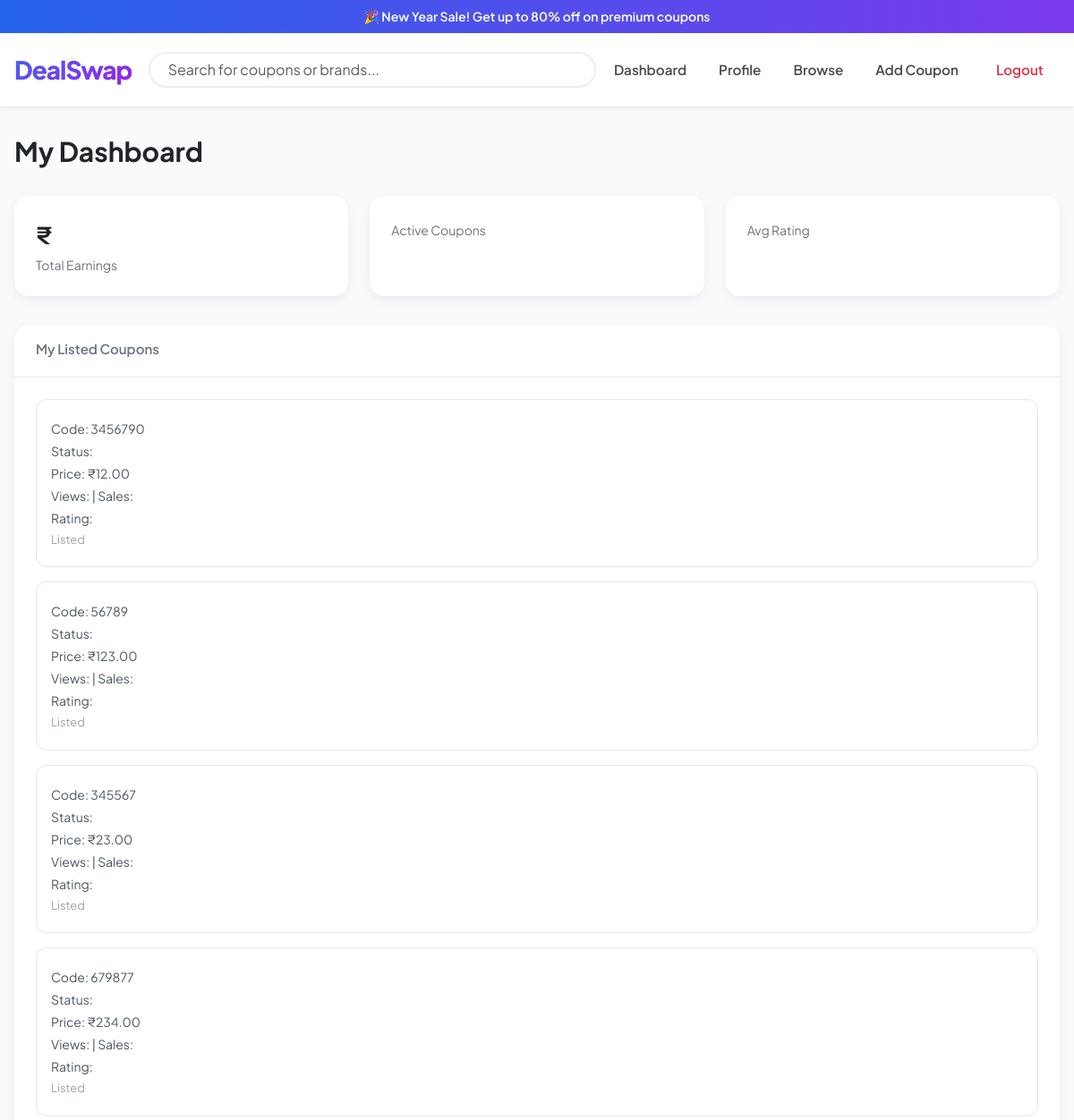
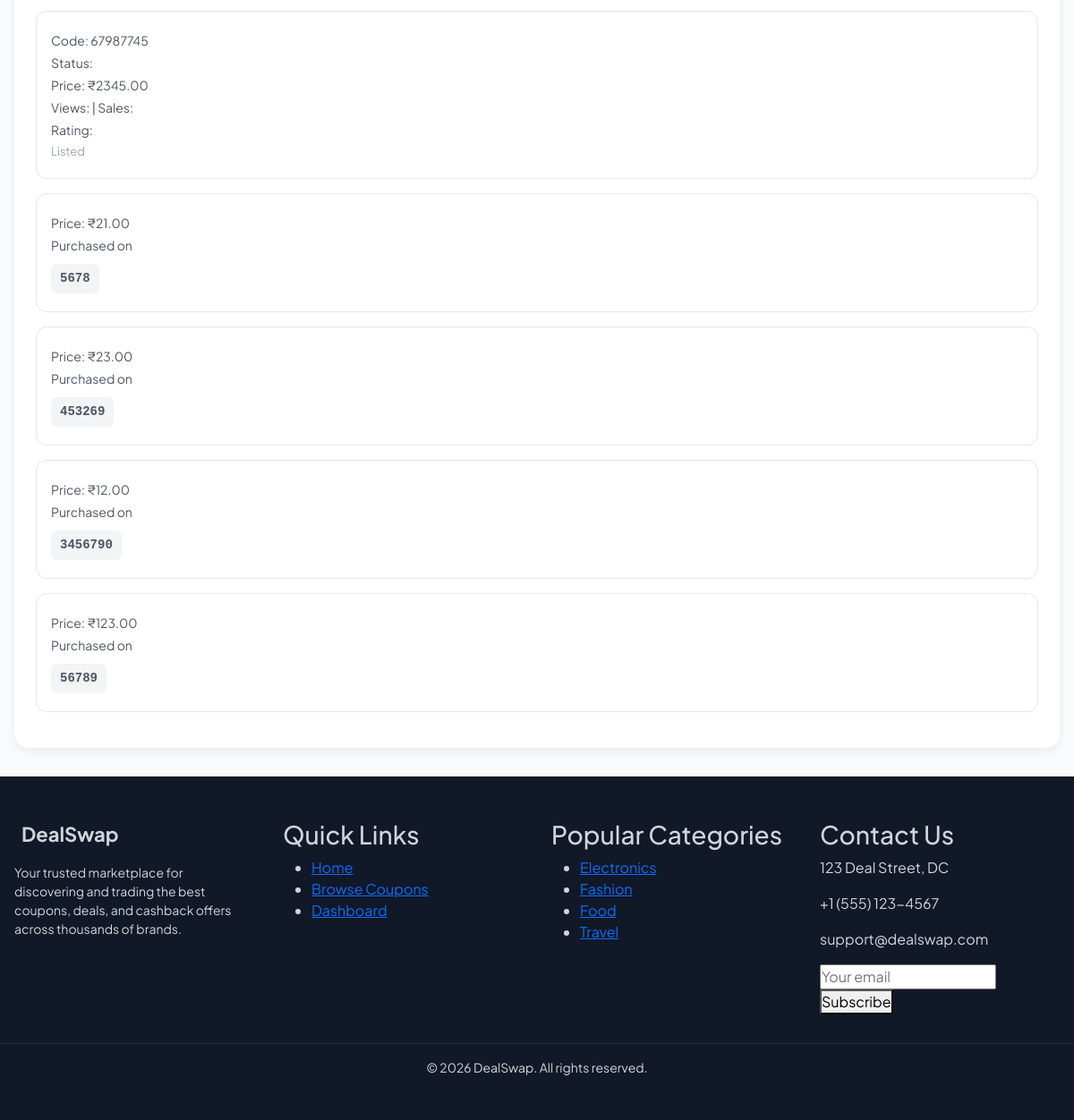
Screenshot of /dashboard/ (signed in) with the database file from the repository (2 pictures, top to bottom).
### coupons/models.py (models this page shows, shortened)
class Coupon(models.Model):
    seller = models.ForeignKey(
        User,
        on_delete=models.CASCADE,
        related_name="coupons"
    )
    title = models.CharField(max_length=100)
    description = models.TextField()
    brand = models.CharField(max_length=100)
    CATEGORY_CHOICES = [
        ("Electronics", "Electronics"),
        ("Fashion", "Fashion"),
        ("Food", "Food"),
        ("Travel", "Travel"),
        ("Gaming", "Gaming"),
        ("Entertainment", "Entertainment"),
    ]
    category = models.CharField(max_length=50, choices=CATEGORY_CHOICES)
    original_price = models.DecimalField(
        max_digits=10, decimal_places=2, default=0
    )
    selling_price = models.DecimalField(
        max_digits=10, decimal_places=2,default=0
    )
    discount_percent = models.IntegerField(default=0)
    code = models.CharField(max_length=50, unique=True)
    valid_until = models.DateField()
    terms = models.TextField(blank=True, default="")
    is_sold = models.BooleanField(default=False)
    created_at = models.DateTimeField(auto_now_add=True)

### coupons/views.py (the view)
# urls.py: path('dashboard/',views.dashboard,name="dashboard"),
def dashboard(request):
    selling_coupons = Coupon.objects.filter(seller=request.user)
    my_coupons = [{
        "id": c.id,
        "code": c.code,
        "category": c.category,
        "price": c.selling_price,
        "is_sold": c.is_sold
    } for c in selling_coupons]
    purchases = Purchase.objects.filter(user=request.user).select_related("coupon")
    bought_coupons = [{
        "id": p.coupon.id,
        "code": p.coupon.code,
        "category": p.coupon.category,
        "price": p.coupon.selling_price,
        "is_sold": p.coupon.is_sold
    } for p in purchases]
    return render(request, 'core/dashboardo.html', {
        "mycoupons": my_coupons,          # selling
        "bought_coupons": bought_coupons # buying
    })

### coupons/templates/core/dashboardo.html (shortened to what this page needs)
{% extends "core/base.html" %}
{% load static %}
{% block extra_css %}
<link rel="stylesheet" href="{% static 'core/dashboard.css' %}">
{% endblock %}
{% block content %}
<div class="dashboard-page">
  <div class="ds-container">
    <div class="dashboard-header">
      <h1>
        My Dashboard
      </h1>
    </div>
    <div class="dashboard-stats">
      <div class="stat-box">
        <div class="stat-value">₹{{ total_earnings }}</div>
        <div class="stat-label">Total Earnings</div>
      </div>
      <div class="stat-box">
        <div class="stat-label">Active Coupons</div>
      </div>
      <div class="stat-box">
        <div class="stat-label">Avg Rating</div>
      </div>
    </div>
    <div class="dashboard-tabs">
      <div class="dashboard-tab-links">
        <a href="?tab=listed" class="{% if tab == 'listed' %}active{% endif %}">
          My Listed Coupons
        </a>
      </div>
      <div class="dashboard-content">
          {% for coupon in mycoupons %}
            <div class="dashboard-card">
              <p>Code: {{ coupon.code }}</p>
              <p>Status: {{ coupon.status }}</p>
              <p>Price: ₹{{ coupon.price }}</p>
              <p>Views: {{ coupon.views }} | Sales: {{ coupon.sales }}</p>
              <p>Rating: {{ coupon.rating }}</p>
              <p class="muted">Listed {{ coupon.listed_date }}</p>
            </div>
          {% empty %}
            <p class="dashboard-empty">No coupons listed yet.</p>
          {% endfor %}
          {% for purchase in bought_coupons %}
            <div class="dashboard-card">
              <p>Price: ₹{{ purchase.price }}</p>
              <p>Purchased on {{ purchase.purchase_date }}</p>
              <p class="code">{{ purchase.code }}</p>
            </div>
          {% empty %}
            <p class="dashboard-empty">No purchases found.</p>
          {% endfor %}
      </div>
    </div>
  </div>
</div>
{% endblock %}

### coupons/templates/core/base.html (shortened to what this page needs)
{% load static %}
<!DOCTYPE html>
<html lang="en">
<head>
    <link rel="stylesheet" href="{% static 'core/css/style.css' %}">
    <link rel="stylesheet" href="{% static 'core/style1.css' %}">
    <link rel="stylesheet" href="{% static 'core/dashboard.css' %}">
    {% block extra_css %}{% endblock %}
</head>
<body>
    {% include "core/Navbar.html" %}
    <main>
        {% block content %}{% endblock %}
    </main>
    {% include "core/footer.html" %}
</body>
</html>

### coupons/templates/core/Navbar.html (shortened to what this page needs)
{% load static %}
<!DOCTYPE html>
<html lang="en">
<head>
    <link href="https://cdn.jsdelivr.net/npm/bootstrap@5.3.0/dist/css/bootstrap.min.css" rel="stylesheet">
</head>
<body>
<header class="site-header shadow-sm">
    <div class="top-banner">
        🎉 New Year Sale! Get up to 80% off on premium coupons
    </div>
    <nav class="navbar navbar-expand-lg navbar-light">
        <div class="container">
            <a class="navbar-brand fs-3" href="{% url 'home' %}">DealSwap</a>
            <div class="collapse navbar-collapse" id="navbarContent">
                <div class="mx-auto search-container">
                    <form method="GET" action="{% url 'all_coupons_page' %}" class="d-flex">
                        <input type="text" name="search" class="form-control search-input" placeholder="Search for coupons or brands...">
                    </form>
                </div>
                <div class="navbar-nav align-items-center">
                    {% if request.user.is_authenticated %}
                        <a href="{% url 'dashboard' %}" class="nav-link nav-link-custom">Dashboard</a>
                        <a href="{% url 'profile' %}" class="nav-link nav-link-custom">Profile</a>
                        <a href="{% url 'all_coupons_page' %}" class="nav-link nav-link-custom">Browse</a>
                        <a href="{% url 'add_coupon' %}" class="nav-link nav-link-custom">Add Coupon</a>
                        <a href="{% url 'logout' %}" class="nav-link nav-link-custom logout-link ms-lg-3">Logout</a>
                    {% else %}
                        <a href="{% url 'login' %}" class="nav-link nav-link-custom">Login</a>
                        <a href="{% url 'signup' %}" class="btn btn-gradient-nav ms-lg-2">Sign Up</a>
                    {% endif %}
                </div>
            </div>
        </div>
    </nav>
</header>
</body>
</html>

### coupons/templates/core/Footer.html (shortened to what this page needs)
{% load static %}
<!DOCTYPE html>
<html lang="en">
<head>
  <link rel="stylesheet" href="{% static 'core/style1.css' %}">
  <link rel="stylesheet" href="{% static 'core/css/style.css' %}">
</head>
<body>
  <footer class="site-footer">
    <div class="container footer-grid">
      <div>
        <div class="footer-logo">
          <span>DealSwap</span>
        </div>
        <p class="footer-text">
          Your trusted marketplace for discovering and trading the best coupons,
          deals, and cashback offers across thousands of brands.
        </p>
        <div class="social-icons">
        </div>
      </div>
      <div>
        <h3>Quick Links</h3>
        <ul>
          <li><a href="{% url 'home' %}">Home</a></li>
          <li><a href="{% url 'list_coupon' %}">Browse Coupons</a></li>
          {% if request.user.is_authenticated %}
            <li><a href="{% url 'dashboard' %}">Dashboard</a></li>
          {% endif %}
        </ul>
      </div>
      <div>
        <h3>Popular Categories</h3>
        <ul>
          <li><a href="{% url 'list_coupon' %}?category=electronics">Electronics</a></li>
          <li><a href="{% url 'list_coupon' %}?category=fashion">Fashion</a></li>
          <li><a href="{% url 'list_coupon' %}?category=food-dining">Food</a></li>
          <li><a href="{% url 'list_coupon' %}?category=travel">Travel</a></li>
        </ul>
      </div>
      <div>
        <h3>Contact Us</h3>
        <p> 123 Deal Street, DC</p>
        <p> +1 (555) 123-4567</p>
        <p> support@dealswap.com</p>
        <form class="newsletter">
          <input type="email" placeholder="Your email" required>
          <button>Subscribe</button>
        </form>
      </div>
    </div>
    <div class="footer-bottom">
      © 2026 DealSwap. All rights reserved.
    </div>
  </footer>
</body>
</html>

### coupons/static/core/css/style.css (style rules this page uses)
body { font-family: 'Plus Jakarta Sans', sans-serif; background: #fdfdfd; background: linear-gradient(135deg, #4361ee 0%, #9b22ea 50%, #d91baf 100%); }

### coupons/static/core/style1.css (style rules this page uses)
* { box-sizing: border-box; margin: 0; padding: 0; }
body { font-family: Arial, sans-serif; background: linear-gradient(135deg, #4361ee 0%, #9b22ea 50%, #d91baf 100%); }
.container { max-width: 1200px; margin: auto; padding: 0 16px; }
.site-header { background: #fff; position: sticky; top: 0; z-index: 50; box-shadow: 0 1px 4px rgba(0,0,0,0.08); }
.top-banner { background: linear-gradient(to right, #2563eb, #7c3aed); color: #fff; text-align: center; padding: 8px; font-size: 14px; }
.nav-link { text-decoration: none; color: #444; }
.site-footer { background: #111827; color: #d1d5db; padding: 48px 0; }
.footer-grid { display: grid; grid-template-columns: repeat(auto-fit, minmax(220px, 1fr)); gap: 32px; }
.footer-logo { display: flex; align-items: center; gap: 8px; font-size: 22px; font-weight: bold; }
.footer-text { font-size: 14px; margin: 16px 0; }
.footer-bottom { border-top: 1px solid #1f2937; margin-top: 32px; padding-top: 16px; text-align: center; font-size: 14px; }
body { background: linear-gradient(135deg, #4361ee 0%, #9b22ea 50%, #d91baf 100%); min-height: 100vh; background-attachment: fixed; }
.navbar { backdrop-filter: blur(10px); background-color: rgba(255, 255, 255, 0.9) !important; }

### coupons/static/core/dashboard.css (style rules this page uses)
body { background: linear-gradient(135deg, #4361ee 0%, #9b22ea 50%, #d91baf 100%); }
.dashboard-page { background: #f9fafb; min-height: 100vh; padding: 32px 16px; }
.ds-container { max-width: 1200px; margin: auto; }
.dashboard-header { margin-bottom: 32px; }
.dashboard-header h1 { font-size: 30px; font-weight: 700; margin-bottom: 6px; }
.dashboard-stats { display: grid; grid-template-columns: repeat(auto-fit, minmax(220px, 1fr)); gap: 24px; margin-bottom: 32px; }
.stat-box { background: #ffffff; padding: 24px; border-radius: 16px; box-shadow: 0 4px 12px rgba(0,0,0,0.06); }
.stat-value { font-size: 26px; font-weight: 700; margin-bottom: 4px; }
.stat-label { font-size: 14px; color: #6b7280; }
.dashboard-tabs { background: #ffffff; border-radius: 16px; box-shadow: 0 4px 12px rgba(0,0,0,0.06); }
.dashboard-tab-links { display: flex; gap: 32px; padding: 0 24px; border-bottom: 1px solid #e5e7eb; }
.dashboard-tab-links a { padding: 16px 0; font-size: 15px; font-weight: 600; color: #6b7280; text-decoration: none; border-bottom: 3px solid transparent; }
.dashboard-content { padding: 24px; }
.dashboard-card { background: #ffffff; border: 1px solid #e5e7eb; border-radius: 12px; padding: 16px; margin-bottom: 16px; transition: box-shadow 0.2s ease; }
.dashboard-card p { font-size: 14px; color: #4b5563; margin-bottom: 4px; }
.dashboard-card .muted { color: #9ca3af; font-size: 13px; }
.dashboard-card .code { font-family: monospace; font-weight: 600; background: #f3f4f6; padding: 6px 10px; border-radius: 6px; display: inline-block; margin-top: 6px; }

### coupons/templates/core/Navbar.html (style rules this page uses)
:root { --primary-gradient: linear-gradient(135deg, #4361ee 0%, #9b22ea 100%); --font-main: 'Plus Jakarta Sans', sans-serif; }
body { font-family: var(--font-main); background-color: #f8f9fa; }
.top-banner { background: var(--primary-gradient); color: white; text-align: center; padding: 8px 0; font-size: 0.9rem; font-weight: 600; }
.navbar { padding: 15px 0; background: #fff !important; }
.navbar-brand { font-weight: 800; letter-spacing: -1px; background: var(--primary-gradient); -webkit-background-clip: text; -webkit-text-fill-color: transparent; }
.search-container { max-width: 500px; width: 100%; }
.search-input { border-radius: 50px; padding-left: 20px; border: 2px solid #eee; transition: all 0.3s ease; }
.nav-link-custom { font-weight: 600; color: #4a4a4a !important; margin: 0 10px; transition: color 0.3s ease; font-size: 0.95rem; }
.logout-link { color: #dc3545 !important; }

### rows the page displays
Coupon: code "3456790", price "12.00", price "12.00", code "3456790"
Coupon: code "56789", price "123.00", price "123.00", code "56789"
Coupon: code "345567", price "23.00"
Coupon: code "679877", price "234.00"
Coupon: code "67987745", price "2345.00"
Coupon: price "21.00", code "5678"
Coupon: price "23.00", code "453269"
